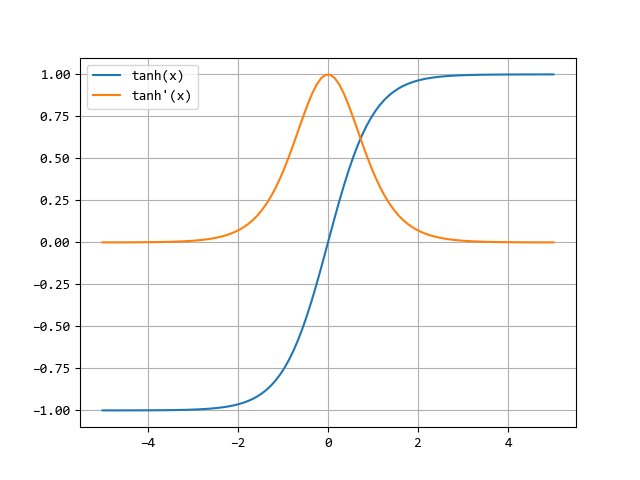

Reproduce this figure in Python.
import numpy as np
import matplotlib.pyplot as plt
plt.rcParams["font.family"] = "Consolas"

def tanh(x):
    return np.tanh(x)

def tanh_derivative(x):
    return 1 - np.tanh(x)**2

x = np.linspace(-5, 5, 100)
fig, ax = plt.subplots()
ax.plot(x, tanh(x), label="tanh(x)")
ax.plot(x, tanh_derivative(x), label="tanh'(x)")
ax.grid(True)
ax.legend()

plt.show()
